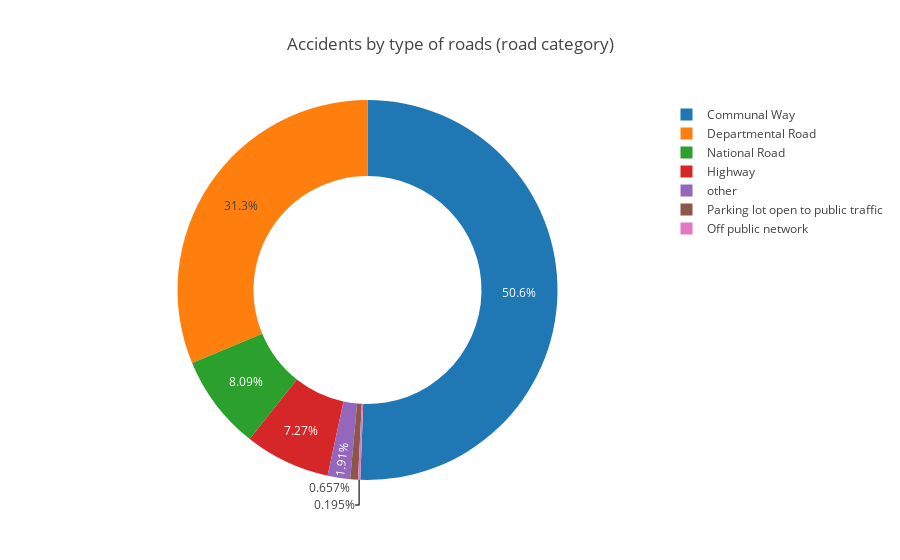

Notebook cell for this chart:
### Code cell
#accidents by road category
data_roadCategory = places.groupby(by='roadCategory', as_index=False).count()
RoadCategoryLabel = {1:'Highway',
                    2:'National Road',
                    3:'Departmental Road',
                    4:'Communal Way',
                    5:'Off public network',
                    6:'Parking lot open to public traffic',
                    9:'other'}

data_roadCategory.roadCategory =  data_roadCategory.roadCategory.map(RoadCategoryLabel)

Title = "Accidents by type of roads (road category) "
PlotPiechart(data_roadCategory.roadCategory.values , data_roadCategory, 'RoadCategory')

### Figure 1 — Plotly figure (JSON) as saved in the notebook; plotly's stock layout.template omitted (floating-point values rounded to 4 significant figures)
{"data": [{"hole": 0.6, "hoverinfo": "label+percent+name", "labels": ["Highway", "National Road", "Departmental Road", "Communal Way", "Off public network", "Parking lot open to public traffic", "other"], "name": "RoadCategory", "type": "pie", "uid": "9276ef6a-0bd4-4531-942b-d5028189591a", "values": [61077, 67918, 262690, 425061, 1634, 5520, 16084]}], "layout": {"annotations": [{"font": {"size": 40}, "showarrow": false, "text": " ", "x": 5.5, "y": 0.5}], "title": {"text": "Accidents by type of roads (road category) "}}}
